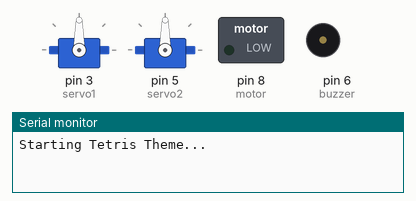
Simulated run of this sketch. Board: Arduino Uno, built with avr-gcc and run on an emulated ATmega328P. On the bench: 2 × servo, switched loads named in the sketch (green lamp = pin HIGH), buzzer (waves = sounding), the last lines printed to the serial monitor.

Above: at 0.1 s.
At 7.3 s:
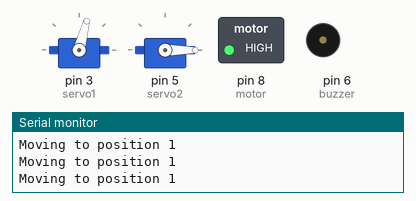
At 19.4 s:
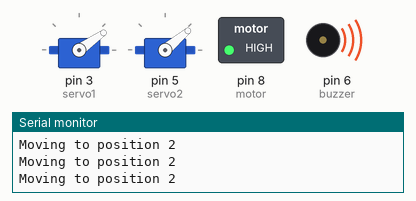
At 26.0 s:
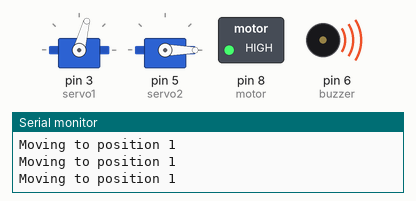
At 33.9 s:
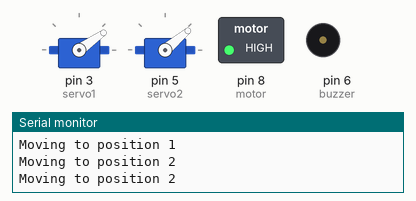
At 41.0 s:
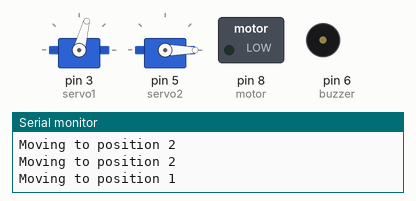
Timing chart, 0 to 42.5 s (numbered marks = the images above):
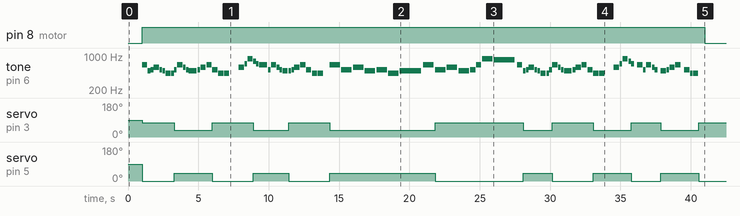

The sketch:

arduino_code.ino
```cpp
/*
  Tetris theme - (Korobeiniki)
  Connect a piezo buzzer or speaker to pin 11 or select a new pin.
  More songs available at https://github.com/robsoncouto/arduino-songs

                                              Robson Couto, 2019
*/

#include "pitches.h"
#include <Servo.h>
#define REST 0

// Configuration
int tempo = 144;
int buzzer = 6; // Pin for the buzzer
int motor = 8;  // Pin for the motor

Servo servo1;
int servo1Pin = 3; // Pin for the right-side servo
Servo servo2;
int servo2Pin = 5; // Pin for the left-side servo

void moveServoPosition(int pos1, int pos2, const char* positionName) {
  Serial.print("Moving to position ");
  Serial.println(positionName);
  servo1.write(pos1);
  servo2.write(pos2);
}

void movePos1() {
  moveServoPosition(75, 0, "1"); // Forward tilt position
}

void movePos2() {
  moveServoPosition(35, 40, "2"); // Backward tilt position
}

// Melody and durations
int melody[] = {
  NOTE_E5, 4,  NOTE_B4,8,  NOTE_C5,8,  NOTE_D5,4,  NOTE_C5,8,  NOTE_B4,8,
  NOTE_A4, 4,  NOTE_A4,8,  NOTE_C5,8,  NOTE_E5,4,  NOTE_D5,8,  NOTE_C5,8,
  NOTE_B4, -4,  NOTE_C5,8,  NOTE_D5,4,  NOTE_E5,4,
  NOTE_C5, 4,  NOTE_A4,4,  NOTE_A4,4, REST,4,

  REST,8, NOTE_D5, 4,  NOTE_F5,8,  NOTE_A5,4,  NOTE_G5,8,  NOTE_F5,8,
  NOTE_E5, -4,  NOTE_C5,8,  NOTE_E5,4,  NOTE_D5,8,  NOTE_C5,8,
  NOTE_B4, 4,  NOTE_B4,8,  NOTE_C5,8,  NOTE_D5,4,  NOTE_E5,4,
  NOTE_C5, 4,  NOTE_A4,4,  NOTE_A4,4, REST, 4,

  NOTE_E5,2, NOTE_C5,2,
  NOTE_D5,2, NOTE_B4,2,
  NOTE_C5,2, NOTE_A4,2,
  NOTE_B4,1,

  NOTE_E5,2, NOTE_C5,2,
  NOTE_D5,2, NOTE_B4,2,
  NOTE_C5,4, NOTE_E5,4, NOTE_A5,2,
  NOTE_GS5,1,

  NOTE_E5, 4,  NOTE_B4,8,  NOTE_C5,8,  NOTE_D5,4,  NOTE_C5,8,  NOTE_B4,8,
  NOTE_A4, 4,  NOTE_A4,8,  NOTE_C5,8,  NOTE_E5,4,  NOTE_D5,8,  NOTE_C5,8,
  NOTE_B4, -4,  NOTE_C5,8,  NOTE_D5,4,  NOTE_E5,4,
  NOTE_C5, 4,  NOTE_A4,4,  NOTE_A4,4, REST,4,

  REST,8, NOTE_D5, 4,  NOTE_F5,8,  NOTE_A5,4,  NOTE_G5,8,  NOTE_F5,8,
  REST,8, NOTE_E5, 4,  NOTE_C5,8,  NOTE_E5,4,  NOTE_D5,8,  NOTE_C5,8,
  REST,8, NOTE_B4, 4,  NOTE_C5,8,  NOTE_D5,4,  NOTE_E5,4,
  REST,8, NOTE_C5, 4,  NOTE_A4,8,  NOTE_A4,4, REST, 4,
};

int notes = sizeof(melody) / sizeof(melody[0]) / 2;
int wholenote = (60000 * 4) / tempo;

void playSong() {
  int divider = 0, noteDuration = 0;

  // Start the motor
  digitalWrite(motor, HIGH);

  for (int thisNote = 0; thisNote < notes * 2; thisNote += 2) {
    divider = melody[thisNote + 1];
    if (divider > 0) {
      noteDuration = wholenote / divider;
    } else if (divider < 0) {
      noteDuration = (wholenote / abs(divider)) * 1.5;
    }

    // Alternate servo motion
    if ((thisNote / 16) % 2 == 0) { // Alternate every sixteen notes
      movePos1();
    } else {
      movePos2();
    }

    tone(buzzer, melody[thisNote], noteDuration * 0.9);
    delay(noteDuration);
    noTone(buzzer);
  }

  // Stop the motor
  digitalWrite(motor, LOW);
}

void setup() {
  pinMode(buzzer, OUTPUT);
  pinMode(motor, OUTPUT);

  servo1.attach(3);
  servo2.attach(5);

  Serial.begin(9600);
  Serial.println("Starting Tetris Theme...");

  delay(1000); // add a delay to allow the servos to initialize
  playSong();

}

void loop() {

}
```

pitches.h
```cpp
/*************************************************

 * Public Constants

 *************************************************/

 #define NOTE_B0  31
 #define NOTE_C1  33
 #define NOTE_CS1 35
 #define NOTE_D1  37
 #define NOTE_DS1 39
 #define NOTE_E1  41
 #define NOTE_F1  44
 #define NOTE_FS1 46
 #define NOTE_G1  49
 #define NOTE_GS1 52
 #define NOTE_A1  55
 #define NOTE_AS1 58
 #define NOTE_B1  62
 #define NOTE_C2  65
 #define NOTE_CS2 69
 #define NOTE_D2  73
 #define NOTE_DS2 78
 #define NOTE_E2  82
 #define NOTE_F2  87
 #define NOTE_FS2 93
 #define NOTE_G2  98
 #define NOTE_GS2 104
 #define NOTE_A2  110
 #define NOTE_AS2 117
 #define NOTE_B2  123
 #define NOTE_C3  131
 #define NOTE_CS3 139
 #define NOTE_D3  147
 #define NOTE_DS3 156
 #define NOTE_E3  165
 #define NOTE_F3  175
 #define NOTE_FS3 185
 #define NOTE_G3  196
 #define NOTE_GS3 208
 #define NOTE_A3  220
 #define NOTE_AS3 233
 #define NOTE_B3  247
 #define NOTE_C4  262
 #define NOTE_CS4 277
 #define NOTE_D4  294
 #define NOTE_DS4 311
 #define NOTE_E4  330
 #define NOTE_F4  349
 #define NOTE_FS4 370
 #define NOTE_G4  392
 #define NOTE_GS4 415
 #define NOTE_A4  440
 #define NOTE_AS4 466
 #define NOTE_B4  494
 #define NOTE_C5  523
 #define NOTE_CS5 554
 #define NOTE_D5  587
 #define NOTE_DS5 622
 #define NOTE_E5  659
 #define NOTE_F5  698
 #define NOTE_FS5 740
 #define NOTE_G5  784
 #define NOTE_GS5 831
 #define NOTE_A5  880
 #define NOTE_AS5 932
 #define NOTE_B5  988
 #define NOTE_C6  1047
 #define NOTE_CS6 1109
 #define NOTE_D6  1175
 #define NOTE_DS6 1245
 #define NOTE_E6  1319
 #define NOTE_F6  1397
 #define NOTE_FS6 1480
 #define NOTE_G6  1568
 #define NOTE_GS6 1661
 #define NOTE_A6  1760
 #define NOTE_AS6 1865
 #define NOTE_B6  1976
 #define NOTE_C7  2093
 #define NOTE_CS7 2217
 #define NOTE_D7  2349
 #define NOTE_DS7 2489
 #define NOTE_E7  2637
 #define NOTE_F7  2794
 #define NOTE_FS7 2960
 #define NOTE_G7  3136
 #define NOTE_GS7 3322
 #define NOTE_A7  3520
 #define NOTE_AS7 3729
 #define NOTE_B7  3951
 #define NOTE_C8  4186
 #define NOTE_CS8 4435
 #define NOTE_D8  4699
 #define NOTE_DS8 4978
```
